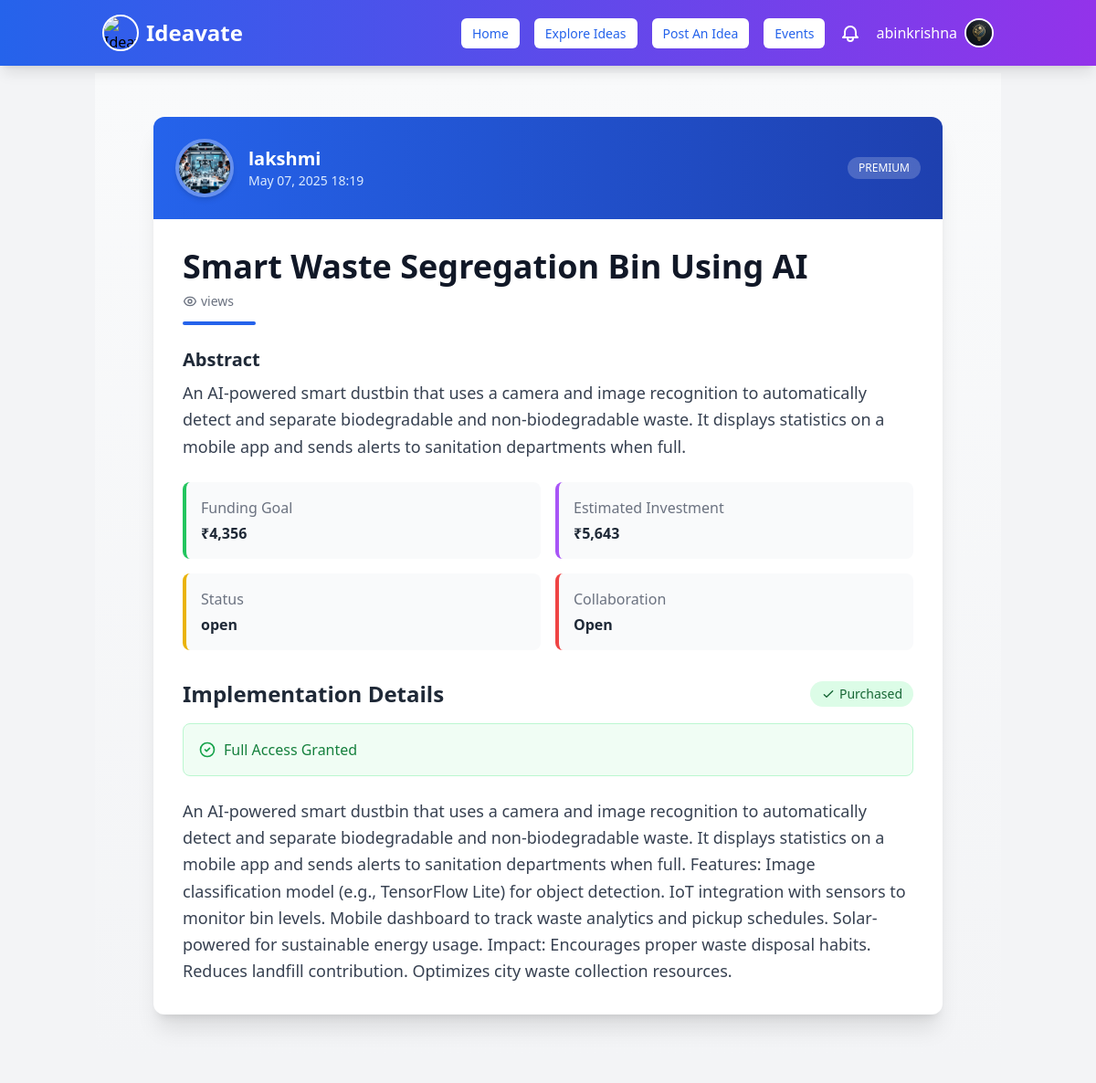
Screenshot of /ideas/42/ (signed in) with the database file from the repository.
### myapp/models.py (models this page shows, shortened)
class User(AbstractUser):
    is_user = models.BooleanField(default=False)
    is_organization = models.BooleanField(default=False)
    groups = models.ManyToManyField(Group, related_name="custom_user_groups", blank=True)
    user_permissions = models.ManyToManyField(Permission, related_name="custom_user_permissions", blank=True)

class UserProfile(models.Model):
    user = models.OneToOneField(User, on_delete=models.CASCADE, related_name="user_profile")
    profession = models.CharField(max_length=255, blank=True, null=True)  # Example: Entrepreneur, Developer
    expertise = models.CharField(max_length=255, blank=True, null=True)  # Example: AI, Marketing, FinTech
    bio = models.TextField(blank=True, null=True)  # Short user description
    profile_picture = models.ImageField(upload_to="profile_pics/", blank=True, null=True)
    class Meta:
        verbose_name = "User Profile"
        verbose_name_plural = "User Profiles"

class Idea(models.Model):
    user = models.ForeignKey(User, on_delete=models.CASCADE, related_name="ideas")
    idea_name = models.CharField(max_length=100)
    abstract = models.TextField(null=True, blank=True)
    description = models.TextField(blank=True)
    category = models.CharField(max_length=100, blank=True, null=True)  # Example: Tech, Health, AI
    funding_goal = models.DecimalField(max_digits=10, decimal_places=2, null=True, blank=True)
    estimated_investment = models.DecimalField(max_digits=10, decimal_places=2, null=True, blank=True)
    collaboration = models.BooleanField(default=False)
    status = models.CharField(
        max_length=20,
        choices=[("open", "Open for Investment"), ("progress", "In Progress"), ("completed", "Completed")],
        default="open"
    )
    is_paid = models.BooleanField(default=False, help_text="Check if you want others to pay to view this idea.")
    price = models.DecimalField(
        max_digits=10,
        decimal_places=2,
        null=True,
        blank=True,
        validators=[MinValueValidator(0.0)],
        help_text="Enter price only if the idea is paid."
    )
    paid_users = models.ManyToManyField(User, related_name='paid_ideas', blank=True)  # Removed extra closing parenthesis here
    created_at = models.DateTimeField(auto_now_add=True)  # Timestamp when idea is posted
    updated_at = models.DateTimeField(auto_now=True)  # Timestamp when idea is modified
    class Meta:
        verbose_name = "Idea"
        verbose_name_plural = "Ideas"
        ordering = ["-created_at"]  # Show newest ideas first

### myapp/views.py (the view)
# urls.py: path('ideas/<int:idea_id>/', views.idea_detail, name='idea_detail'),
@login_required(login_url='signin')
def idea_detail(request, idea_id):
    idea = get_object_or_404(Idea, id=idea_id)
    has_access = False
    if request.user.is_authenticated:
        if request.user.is_organization:
            has_access = True
        else:
            access = IdeaAccess.objects.filter(user=request.user, idea=idea, has_paid=True).first()
            if access:
                has_access = True
    return render(request, "view_idea.html", {
        'idea': idea,
        'has_access': has_access,
    })

### myapp/context_processors.py (called while the page is built)
def notification_count(request):
    if request.user.is_authenticated:
        return {
            'unread_notification_count': Notification.objects.filter(
                recipient=request.user,
                is_read=False
            ).count()
        }
    return {}

### myapp/templatetags/currency_filters.py (called while the page is built)
@register.filter()
def inr(value):
    try:
        value = float(value)
        return "₹%s" % intcomma(int(value))
    except:
        return value

### templates/view_idea.html (shortened to what this page needs)
{% extends "navbar.html" %}
{% load currency_filters %}
{% block content %}
<section class="py-12 bg-gradient-to-b from-gray-50 to-gray-100">
  <div class="container mx-auto max-w-4xl px-4">
    <div class="bg-white rounded-xl shadow-xl overflow-hidden transition-all duration-300 hover:shadow-2xl">
      <div class="bg-gradient-to-r from-blue-600 to-blue-800 p-6 flex items-center justify-between">
        <div class="flex items-center">
          <a href="{% url 'user_profile' idea.user.username %}">
            {% if idea.user.user_profile.profile_picture %}
              <img src="{{ idea.user.user_profile.profile_picture.url }}" alt="Profile Picture"
                   class="w-16 h-16 rounded-full border-4 border-white/30 shadow-md mr-4">
            {% else %}
              <img src="https://via.placeholder.com/64" alt="Default Profile Picture"
                   class="w-16 h-16 rounded-full border-4 border-white/30 shadow-md mr-4">
            {% endif %}
          </a>
          <div>
            <h2 class="text-xl font-semibold text-white">{{ idea.user.username }}</h2>
            <p class="text-blue-100 text-sm">{{ idea.created_at|date:"M d, Y H:i" }}</p>
          </div>
        </div>
        {% if idea.is_paid %}
          <span class="px-3 py-1 rounded-full text-xs font-medium bg-white/20 text-white">
            PREMIUM
          </span>
        {% endif %}
      </div>
      <div class="p-8">
        <div class="mb-6">
          <h1 class="text-3xl md:text-4xl font-bold text-gray-900 mb-2">{{ idea.idea_name }}</h1>
          <div class="flex items-center text-sm text-gray-500 mt-2">
            <span>{{ idea.views }} views</span>
          </div>
          <div class="h-1 w-20 bg-blue-600 rounded-full mt-3"></div>
        </div>
        {% if idea.abstract %}
        <div class="mb-6">
          <h2 class="text-xl font-semibold text-gray-800 mb-2">Abstract</h2>
          <p class="text-gray-700 text-lg leading-relaxed">{{ idea.abstract }}</p>
        </div>
        {% endif %}
        <div class="grid grid-cols-1 md:grid-cols-2 gap-4 mb-6">
          {% if idea.funding_goal %}
          <div class="bg-gray-50 p-4 rounded-lg border-l-4 border-green-500">
            <h3 class="font-medium text-gray-500 mb-1">Funding Goal</h3>
            <p class="text-gray-800 font-semibold">{{ idea.funding_goal|inr }}</p>
          </div>
          {% endif %}
          {% if idea.estimated_investment %}
          <div class="bg-gray-50 p-4 rounded-lg border-l-4 border-purple-500">
            <h3 class="font-medium text-gray-500 mb-1">Estimated Investment</h3>
            <p class="text-gray-800 font-semibold">{{ idea.estimated_investment|inr }}</p>
          </div>
          {% endif %}
          <div class="bg-gray-50 p-4 rounded-lg border-l-4 border-yellow-500">
            <h3 class="font-medium text-gray-500 mb-1">Status</h3>
            <p class="text-gray-800 font-semibold">{{ idea.status }}</p>
          </div>
          <div class="bg-gray-50 p-4 rounded-lg border-l-4 border-red-500">
            <h3 class="font-medium text-gray-500 mb-1">Collaboration</h3>
            <p class="text-gray-800 font-semibold">{% if idea.collaboration %}Open{% else %}Closed{% endif %}</p>
          </div>
        </div>
        <div class="mt-8">
          <div class="flex justify-between items-center mb-4">
            <h2 class="text-2xl font-bold text-gray-800">Implementation Details</h2>
            {% if idea.is_paid and has_access %}
              <span class="px-3 py-1 bg-green-100 text-green-800 text-sm font-medium rounded-full flex items-center">
                <svg class="w-4 h-4 mr-1" fill="none" stroke="currentColor" viewBox="0 0 24 24">
                  <path stroke-linecap="round" stroke-linejoin="round" stroke-width="2" d="M5 13l4 4L19 7"></path>
                </svg>
                Purchased
              </span>
            {% endif %}
          </div>
          {% if idea.is_paid %}
            {% if has_access %}
              <div class="mb-6 p-4 bg-green-50 border border-green-200 rounded-lg">
                <div class="flex items-center">
                  <svg class="w-5 h-5 mr-2 text-green-600" fill="none" stroke="currentColor" viewBox="0 0 24 24">
                    <path stroke-linecap="round" stroke-linejoin="round" stroke-width="2" d="M9 12l2 2 4-4m6 2a9 9 0 11-18 0 9 9 0 0118 0z"></path>
                  </svg>
                  <span class="font-medium text-green-700">Full Access Granted</span>
                </div>
              </div>
              <div class="prose max-w-none text-gray-700 text-lg leading-relaxed">
                {{ idea.description|safe }}
              </div>
            {% endif %}
          {% else %}
            <div class="prose max-w-none text-gray-700 text-lg leading-relaxed">
              {{ idea.description|safe }}
            </div>
          {% endif %}
        </div>
      </div>
    </div>
  </div>
</section>
{% endblock %}

### templates/navbar.html (shortened to what this page needs)
{% load static %}
<!DOCTYPE html>
<html lang="en">
<head>
  <script src="https://cdn.tailwindcss.com"></script>
</head>
<body class="bg-gray-100">
  <nav class="bg-gradient-to-r from-blue-600 to-purple-600 shadow-lg py-4 fixed w-full top-0 z-50">
    <div class="container mx-auto flex flex-wrap justify-between items-center px-6">
      <div class="flex items-center space-x-2">
        <img class="h-10 w-10 rounded-full border-2 border-white object-cover"
             src="https://media.istockphoto.com/id/1249851975/vector/business-thinking-creative-idea-vector-icon.jpg?s=612x612&w=0&k=20&c=cGoCnwbi7K9W0K0tqrPzbevhmY63EgKk7a1obYQx4v4="
             alt="Ideavate Logo">
        <a href="{% url 'home' %}" class="text-white text-2xl font-bold hover:opacity-90 transition">Ideavate</a>
      </div>
      <div id="nav-links" class="w-full md:flex md:items-center md:w-auto hidden">
        <div class="flex flex-col md:flex-row md:space-x-4 w-full md:w-auto items-center">
          {% if user.is_authenticated %}
            {% if user.is_superuser %}
              <a href="{% url 'admin_dashboard' %}" class="nav-button">Admin Dashboard</a>
            {% else %}
              {% if user.is_user %}
                <a href="{% url 'home' %}" class="nav-button">Home</a>
                <a href="{% url 'idea_list' %}" class="nav-button">Explore Ideas</a>
                <a href="{% url 'post_idea' %}" class="nav-button">Post An Idea</a>
                <a href="{% url 'events' %}" class="nav-button">Events</a>
              {% elif user.is_organization %}
                <a href="{% url 'home' %}" class="nav-button">Home</a>
                <a href="{% url 'idea_list' %}" class="nav-button">Explore Ideas</a>
                <a href="{% url 'events' %}" class="nav-button">Events</a>
                <a href="{% url 'post_event' %}" class="nav-button">Post Events</a>
              {% endif %}
              <div class="relative">
                <a href="{% url 'notifications' %}" class="text-white hover:text-blue-300 flex items-center">
                </a>
              </div>
              <div class="relative flex items-center space-x-2 ml-2">
                <span class="text-white font-medium">{{ user.username }}</span>
                <button onclick="toggleDropdown(event)" class="focus:outline-none">
                  {% if user.is_user and user.user_profile.profile_picture %}
                    <img
                      src="{{ user.user_profile.profile_picture.url }}"
                      alt="Profile"
                      class="h-8 w-8 rounded-full border-2 border-white object-cover"
                    />
                  {% elif user.is_organization and user.organization_profile.profile_picture %}
                    <img
                      src="{{ user.organization_profile.profile_picture.url }}"
                      alt="Company"
                      class="h-8 w-8 rounded-full border-2 border-white object-cover"
                    />
                  {% else %}
                    <img
                      src="{% static 'images/default-profile.png' %}"
                      alt="Default"
                      class="h-8 w-8 rounded-full border-2 border-white object-cover"
                    />
                  {% endif %}
                </button>
              </div>
            {% endif %}
          {% else %}
            <a href="{% url 'signin' %}" class="nav-button">Sign In</a>
            <a href="{% url 'signup' %}" class="nav-button">Sign Up</a>
          {% endif %}
        </div>
      </div>
    </div>
  </nav>
  <div class="container mx-auto px-4 py-20">
    {% block content %}{% endblock %}
  </div>
</body>
</html>

### templates/navbar.html (style rules this page uses)
.nav-button { padding: 6px 12px; font-size: 14px; background: white; color: #2563eb; font-weight: 500; border-radius: 6px; transition: background 0.3s ease-in-out; }

### rows the page displays
User: username "abinkrishna", user_profile.profile_picture (picture)
Idea: user.user_profile.profile_picture (picture), user.username "lakshmi", created_at "May 07, 2025 18:19", idea_name "Smart Waste Segregation Bin Using AI", abstract "An AI-powered smart dustbin that uses a camera and image recognition to automatically detect and separate biodegradable and non-biodegradable waste. It displays statistics on a mobile app and sends alerts to sanitation departments when full.", funding_goal|inr "₹4,356", estimated_investment|inr "₹5,643", status "open", description "An AI-powered smart dustbin that uses a camera and image recognition to automatically detect and separate biodegradable and non-biodegradable waste. It displays statistics on a mobile app and sends alerts to sanitation departments when full. Features: Image classification model (e.g., TensorFlow Lite) for object detection. IoT integration with sensors to monitor bin levels. Mobile dashboard to track waste analytics and pickup schedules. Solar-powered for sustainable energy usage. Impact: Encourages proper waste disposal habits. Reduces landfill contribution. Optimizes city waste collection resources."
